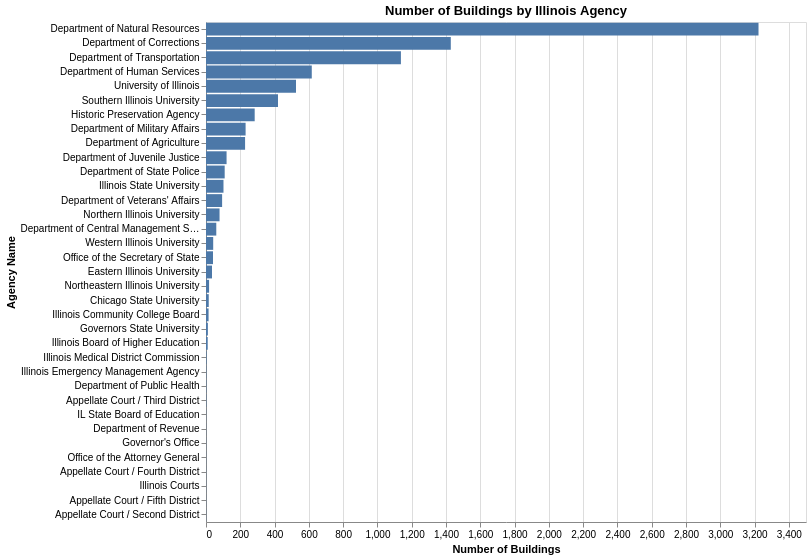

The notebook cell this image was saved under:
### Code cell
chart1=alt.Chart(df).mark_bar().encode(alt.X('count()', axis=alt.Axis(title='Number of Buildings')),alt.Y('Agency Name:N',sort ='-x')).properties(width=600,height=500,title='Number of Buildings by Illinois Agency')
alt.data_transformers.disable_max_rows()
chart1

### Figure 1 — Vega-Lite specification as saved in the notebook (floating-point values rounded to 4 significant figures; data arrays with more than 128 entries replaced by an {"elided": "..."} marker saying what was removed)
{"config": {"view": {"continuousWidth": 300, "continuousHeight": 300}}, "data": {"name": "data-5febee23fd6baca2b7d526a26f5a01d0"}, "mark": {"type": "bar"}, "encoding": {"x": {"aggregate": "count", "axis": {"title": "Number of Buildings"}, "type": "quantitative"}, "y": {"field": "Agency Name", "sort": "-x", "type": "nominal"}}, "height": 500, "title": "Number of Buildings by Illinois Agency", "width": 600, "$schema": "https://vega.github.io/schema/vega-lite/v6.1.0.json", "datasets": {"data-5febee23fd6baca2b7d526a26f5a01d0": {"elided": "8862 records"}}}
